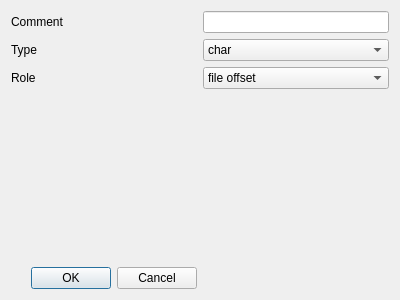
<?xml version="1.0" encoding="UTF-8"?>
<ui version="4.0">
 <class>Comment</class>
 <widget class="QDialog" name="Comment">
  <property name="geometry">
   <rect>
    <x>0</x>
    <y>0</y>
    <width>400</width>
    <height>300</height>
   </rect>
  </property>
  <property name="windowTitle">
   <string>Dialog</string>
  </property>
  <layout class="QGridLayout" name="gridLayout">
   <item row="0" column="0">
    <widget class="QLabel" name="comment_label">
     <property name="text">
      <string>Comment</string>
     </property>
    </widget>
   </item>
   <item row="4" column="0">
    <widget class="QDialogButtonBox" name="buttonBox">
     <property name="orientation">
      <enum>Qt::Horizontal</enum>
     </property>
     <property name="standardButtons">
      <set>QDialogButtonBox::Cancel|QDialogButtonBox::Ok</set>
     </property>
    </widget>
   </item>
   <item row="1" column="1">
    <widget class="QComboBox" name="type_combobox">
     <item>
      <property name="text">
       <string>char</string>
      </property>
     </item>
     <item>
      <property name="text">
       <string>8-bit unsigned int</string>
      </property>
     </item>
     <item>
      <property name="text">
       <string>16-bit unsigned int</string>
      </property>
     </item>
     <item>
      <property name="text">
       <string>32-bit unsigned int</string>
      </property>
     </item>
     <item>
      <property name="text">
       <string>64-bit unsigned int</string>
      </property>
     </item>
     <item>
      <property name="text">
       <string>string</string>
      </property>
     </item>
    </widget>
   </item>
   <item row="0" column="1">
    <widget class="QLineEdit" name="comment_lineedit"/>
   </item>
   <item row="1" column="0">
    <widget class="QLabel" name="type_label">
     <property name="text">
      <string>Type</string>
     </property>
    </widget>
   </item>
   <item row="3" column="0">
    <spacer name="verticalSpacer">
     <property name="orientation">
      <enum>Qt::Vertical</enum>
     </property>
     <property name="sizeHint" stdset="0">
      <size>
       <width>20</width>
       <height>40</height>
      </size>
     </property>
    </spacer>
   </item>
   <item row="2" column="0">
    <widget class="QLabel" name="role_label">
     <property name="text">
      <string>Role</string>
     </property>
    </widget>
   </item>
   <item row="2" column="1">
    <widget class="QComboBox" name="role_combo">
     <item>
      <property name="text">
       <string>file offset</string>
      </property>
     </item>
     <item>
      <property name="text">
       <string>count</string>
      </property>
     </item>
     <item>
      <property name="text">
       <string>unknown</string>
      </property>
     </item>
    </widget>
   </item>
  </layout>
 </widget>
 <resources/>
 <connections>
  <connection>
   <sender>buttonBox</sender>
   <signal>accepted()</signal>
   <receiver>Comment</receiver>
   <slot>accept()</slot>
   <hints>
    <hint type="sourcelabel">
     <x>248</x>
     <y>254</y>
    </hint>
    <hint type="destinationlabel">
     <x>157</x>
     <y>274</y>
    </hint>
   </hints>
  </connection>
  <connection>
   <sender>buttonBox</sender>
   <signal>rejected()</signal>
   <receiver>Comment</receiver>
   <slot>reject()</slot>
   <hints>
    <hint type="sourcelabel">
     <x>316</x>
     <y>260</y>
    </hint>
    <hint type="destinationlabel">
     <x>286</x>
     <y>274</y>
    </hint>
   </hints>
  </connection>
 </connections>
</ui>
